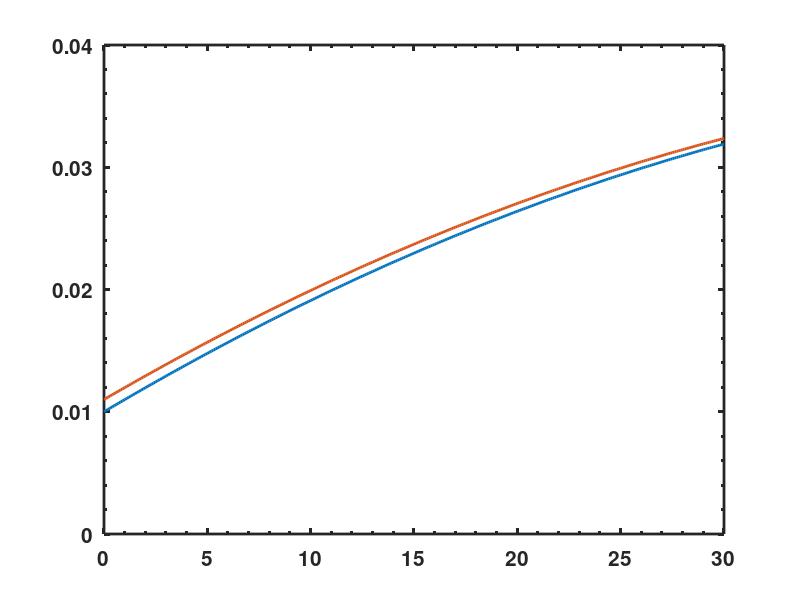

MATLAB code to generate this figure: (Note: this script raises an error after producing the figure.)
clear all
close all

T=0:0.1:30;

%% case 1. normal yield
a = 0.001;
b = 0.003;
y1 = 0.01 + a*T - (b)^2*T.^2;
f1 = y1 + a - 2*T*b^2;


h=figure(1)
plot(T,y1,'linewidth',2);
hold on
plot(T,f1,'linewidth',2)
ylim([0,0.04])
set(gca,'linewidth',2,'fontsize',15,'fontweight','bold','plotboxaspectratiomode','auto','xminortick','on','yminortick','on','TickLength',[0.04;0.02]);
pbaspect([1 1 1])

xlabel('maturity, year')
ylabel('rate')
legend('yield y','forward rate f','Location','southeast')
saveTightFigure(h,'forwardCurveZeroCurveNormal.pdf')
%% case 2. inverted yield
a = 0.0005;
b = 0.003;
y1 = 0.03 - a*T - (b)^2*T.^2;
f1 = y1 + a - 2*T*b^2;


h=figure(2)
plot(T,y1,'linewidth',2);
hold on
plot(T,f1,'linewidth',2)
ylim([0,0.04])
set(gca,'linewidth',2,'fontsize',15,'fontweight','bold','plotboxaspectratiomode','auto','xminortick','on','yminortick','on','TickLength',[0.04;0.02]);
pbaspect([1 1 1])

xlabel('maturity, year')
ylabel('rate')
legend('yield y','forward rate f','Location','southeast')
saveTightFigure(h,'forwardCurveZeroCurveInverted.pdf')
%% case 3. humped yield
a = 0.001;
b = 0.006;
y1 = 0.02 + a*T - (b)^2*T.^2;
f1 = y1 + a - 2*T*b^2;


h=figure(3)
plot(T,y1,'linewidth',2);
hold on
plot(T,f1,'linewidth',2)
ylim([0,0.04])
set(gca,'linewidth',2,'fontsize',15,'fontweight','bold','plotboxaspectratiomode','auto','xminortick','on','yminortick','on','TickLength',[0.04;0.02]);
pbaspect([1 1 1])

xlabel('maturity, year')
ylabel('rate')
legend('yield y','forward rate f','Location','southeast')
saveTightFigure(h,'forwardCurveZeroCurveHumped.pdf')
%%matlab example
ZeroRates = [0.0458
             0.0502
             0.0518
             0.0519
             0.0524
             0.0519
             0.0523
             0.0525
             0.0541
             0.0529];

CurveDates = [datenum('06-Nov-2000')
             datenum('11-Dec-2000')
             datenum('15-Jan-2001')
             datenum('05-Feb-2001')
             datenum('04-Mar-2001')
             datenum('02-Apr-2001')
             datenum('30-Apr-2001')
             datenum('25-Jun-2001')
             datenum('04-Sep-2001')
             datenum('12-Nov-2001')];

Settle = datenum('03-Nov-2000');
InputCompounding = 1;
InputBasis = 2;
OutputCompounding = 1;
OutputBasis = 2;

[ForwardRates, CurveDates] = zero2fwd(ZeroRates, CurveDates,...
Settle, 'InputCompounding',1,'InputBasis',2,'OutputCompounding',1,'OutputBasis',2)

figure(10)
plot(datetime(CurveDates,'convertfrom','datenum'), ZeroRates)
ylabel('zero rates')

xlabel('maturity')
xtickformat('yyyy')
hold on

plot(datetime(CurveDates,'convertfrom','datenum'), ForwardRates)
